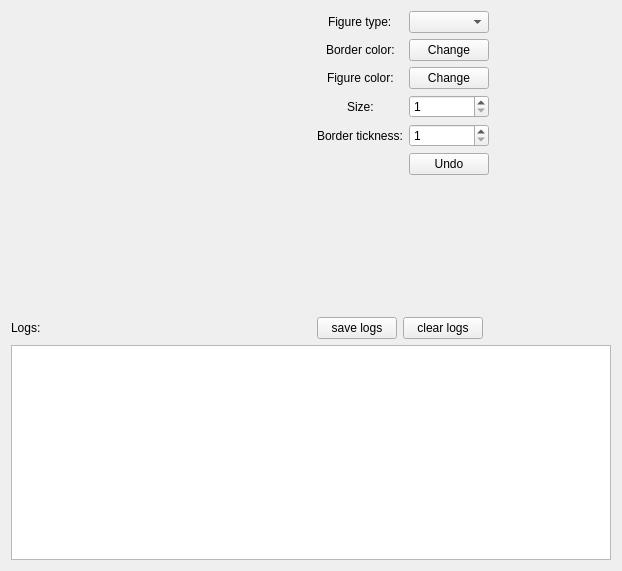
<?xml version="1.0" encoding="UTF-8"?>
<ui version="4.0">
 <class>MainWindow</class>
 <widget class="QMainWindow" name="MainWindow">
  <property name="geometry">
   <rect>
    <x>0</x>
    <y>0</y>
    <width>622</width>
    <height>571</height>
   </rect>
  </property>
  <property name="maximumSize">
   <size>
    <width>622</width>
    <height>571</height>
   </size>
  </property>
  <property name="windowTitle">
   <string>MainWindow</string>
  </property>
  <widget class="QWidget" name="centralWidget">
   <layout class="QGridLayout" name="gridLayout">
    <item row="3" column="4">
     <layout class="QFormLayout" name="formLayout_2">
      <property name="sizeConstraint">
       <enum>QLayout::SetDefaultConstraint</enum>
      </property>
      <property name="fieldGrowthPolicy">
       <enum>QFormLayout::ExpandingFieldsGrow</enum>
      </property>
      <property name="rowWrapPolicy">
       <enum>QFormLayout::DontWrapRows</enum>
      </property>
      <property name="labelAlignment">
       <set>Qt::AlignLeading|Qt::AlignLeft|Qt::AlignVCenter</set>
      </property>
      <property name="formAlignment">
       <set>Qt::AlignHCenter|Qt::AlignTop</set>
      </property>
      <item row="0" column="1">
       <layout class="QFormLayout" name="formLayout">
        <property name="sizeConstraint">
         <enum>QLayout::SetDefaultConstraint</enum>
        </property>
        <property name="fieldGrowthPolicy">
         <enum>QFormLayout::AllNonFixedFieldsGrow</enum>
        </property>
        <property name="rowWrapPolicy">
         <enum>QFormLayout::WrapLongRows</enum>
        </property>
        <property name="labelAlignment">
         <set>Qt::AlignCenter</set>
        </property>
        <property name="formAlignment">
         <set>Qt::AlignHCenter|Qt::AlignTop</set>
        </property>
        <item row="0" column="0">
         <widget class="QLabel" name="figure_type_label">
          <property name="text">
           <string>Figure type:</string>
          </property>
         </widget>
        </item>
        <item row="0" column="1">
         <widget class="QComboBox" name="figure_type_selector"/>
        </item>
        <item row="1" column="0">
         <widget class="QLabel" name="border_type_label">
          <property name="text">
           <string>Border color:</string>
          </property>
         </widget>
        </item>
        <item row="1" column="1">
         <widget class="QPushButton" name="change_border_color_btn">
          <property name="text">
           <string>Change</string>
          </property>
         </widget>
        </item>
        <item row="2" column="0">
         <widget class="QLabel" name="figure_type_color_label">
          <property name="text">
           <string>Figure color:</string>
          </property>
         </widget>
        </item>
        <item row="2" column="1">
         <widget class="QPushButton" name="change_figure_btn">
          <property name="text">
           <string>Change</string>
          </property>
         </widget>
        </item>
        <item row="3" column="0">
         <widget class="QLabel" name="figure_size_label">
          <property name="maximumSize">
           <size>
            <width>16777215</width>
            <height>40</height>
           </size>
          </property>
          <property name="text">
           <string>Size:</string>
          </property>
         </widget>
        </item>
        <item row="3" column="1">
         <widget class="QSpinBox" name="size_selector">
          <property name="minimum">
           <number>1</number>
          </property>
          <property name="maximum">
           <number>100</number>
          </property>
         </widget>
        </item>
        <item row="4" column="0">
         <widget class="QLabel" name="border_thickness_label">
          <property name="text">
           <string>Border tickness:</string>
          </property>
         </widget>
        </item>
        <item row="4" column="1">
         <widget class="QSpinBox" name="border_thickness_selector">
          <property name="minimum">
           <number>1</number>
          </property>
          <property name="maximum">
           <number>100</number>
          </property>
         </widget>
        </item>
        <item row="5" column="1">
         <widget class="QPushButton" name="undo_btn">
          <property name="text">
           <string>Undo</string>
          </property>
         </widget>
        </item>
       </layout>
      </item>
      <item row="1" column="0">
       <widget class="QLabel" name="logs_label">
        <property name="text">
         <string>Logs:</string>
        </property>
       </widget>
      </item>
      <item row="1" column="1">
       <layout class="QHBoxLayout" name="horizontalLayout">
        <item>
         <widget class="QPushButton" name="save_logs_btn">
          <property name="text">
           <string>save logs</string>
          </property>
         </widget>
        </item>
        <item>
         <widget class="QPushButton" name="clear_logs_btn">
          <property name="text">
           <string>clear logs</string>
          </property>
         </widget>
        </item>
       </layout>
      </item>
      <item row="2" column="0" colspan="2">
       <widget class="QListWidget" name="logs_list_view"/>
      </item>
      <item row="0" column="0">
       <widget class="QLabel" name="figure_graphics_view">
        <property name="minimumSize">
         <size>
          <width>300</width>
          <height>300</height>
         </size>
        </property>
        <property name="maximumSize">
         <size>
          <width>300</width>
          <height>300</height>
         </size>
        </property>
        <property name="text">
         <string/>
        </property>
       </widget>
      </item>
     </layout>
    </item>
   </layout>
  </widget>
 </widget>
 <layoutdefault spacing="6" margin="11"/>
 <resources/>
 <connections/>
</ui>
